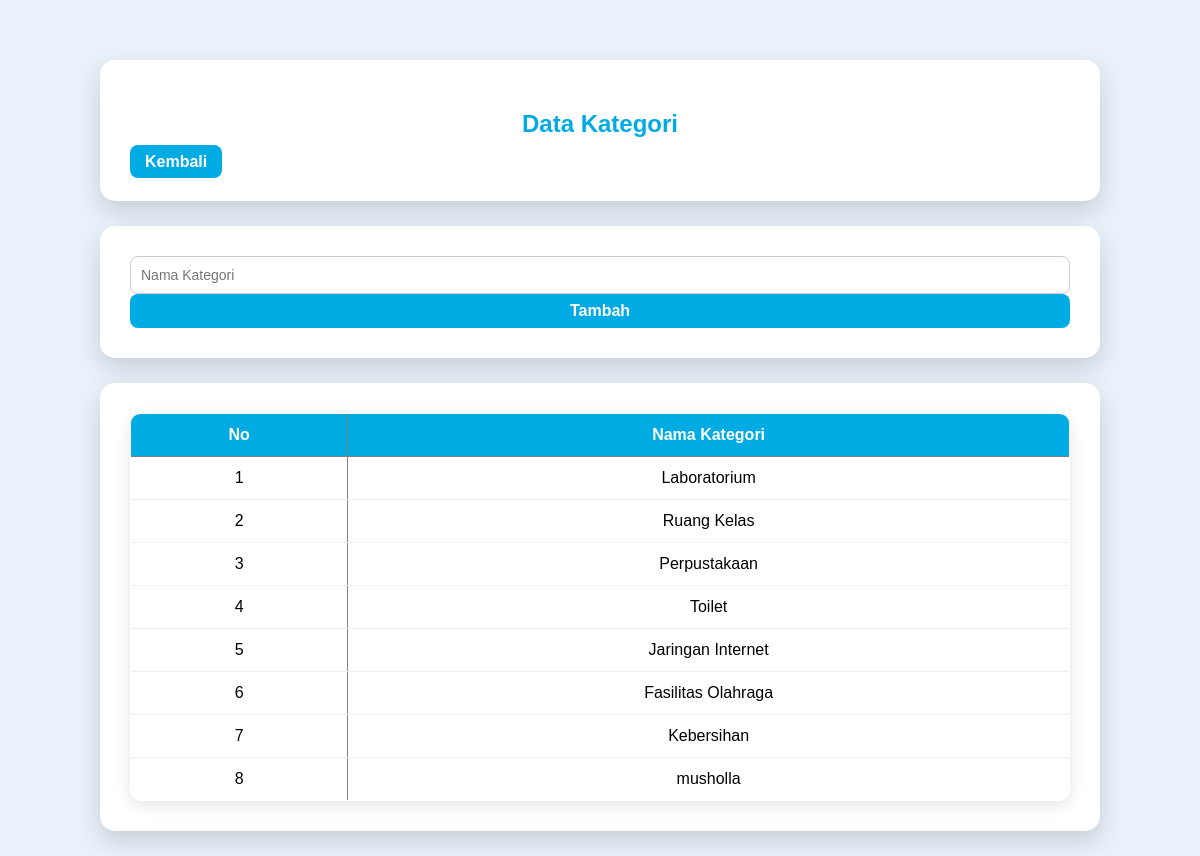
Screenshot of /admin/kategori.php (signed in) with the database file from the repository.
### tables this page shows
CREATE TABLE `kategori` (
  `id_kategori` int(5) NOT NULL,
  `ket_kategori` varchar(30) NOT NULL
);

### admin/kategori.php (the view, shortened to what this page needs)
<?php
include "../db.php";
$query = mysqli_query($conn, "SELECT * FROM kategori");
?>
<!DOCTYPE html>
<html>
<head>
    <link rel="stylesheet" href="../aset/css/style.css">
</head>
<body class="admin-page">
    <div class="container">
        <div class="card">
            <h2>Data Kategori</h2>
            <a href="dashboard.php" class="btn">Kembali</a>
        </div>
        <div class="card">
            <form method="POST" action="simpan_kategori.php">
                <input
                    type="text"
                    name="ket_kategori"
                    placeholder="Nama Kategori"
                    required
                >
                <button type="submit" class="btn">Tambah</button>
            </form>
        </div>
        <div class="card">
            <table border="1" width="100%" cellpadding="10">
                <tr>
                    <th>No</th>
                    <th>Nama Kategori</th>
                </tr>
                <?php
                $no = 1;
                while ($data = mysqli_fetch_assoc($query)) {
                ?>
                    <tr>
                        <td><?php echo $no++; ?></td>
                        <td><?php echo $data['ket_kategori']; ?></td>
                    </tr>
                <?php } ?>
            </table>
        </div>
    </div>
</body>
</html>

### aset/css/style.css (style rules this page uses)
body { margin:0; font-family: Arial, Helvetica, sans-serif; }
.admin-page { background:#E9F1FA; min-height:100vh; }
.container { width:85%; max-width:1000px; margin:auto; padding-top:60px; }
.card { background:#FFFFFF; padding:30px; border-radius:15px; margin-bottom:25px; box-shadow:0 10px 25px rgba(0,0,0,0.15); }
.card h2, .card h3 { margin-bottom:15px; color:#00ABE4; }
form { display:flex; flex-direction:column; }
input,select,textarea { padding:8px; border-radius:6px; border:1px solid #ccc; }
form input, form select { padding:10px; border-radius:8px; border:1px solid #ccc; font-size:14px; }
form button { padding:10px; border:none; border-radius:8px; background:#00ABE4; color:#FFFFFF; font-size:16px; cursor:pointer; }
table { width:100%; border-collapse:collapse; background:#FFFFFF; border-radius:10px; overflow:hidden; box-shadow:0 5px 15px rgba(0,0,0,0.1); }
table th { background:#00ABE4; color:#FFFFFF; padding:12px; font-weight:bold; }
table td { padding:12px; text-align:center; border-bottom:1px solid #eee; }
.btn { background:#00ABE4; color:#FFFFFF; padding:8px 15px; border-radius:8px; text-decoration:none; font-weight:bold; }
.card h2 { text-align: center; margin-bottom: 15px; }

### rows the page displays
kategori: ket_kategori "Laboratorium"
kategori: ket_kategori "Ruang Kelas"
kategori: ket_kategori "Perpustakaan"
kategori: ket_kategori "Toilet"
kategori: ket_kategori "Jaringan Internet"
kategori: ket_kategori "Fasilitas Olahraga"
kategori: ket_kategori "Kebersihan"
kategori: ket_kategori "musholla"
